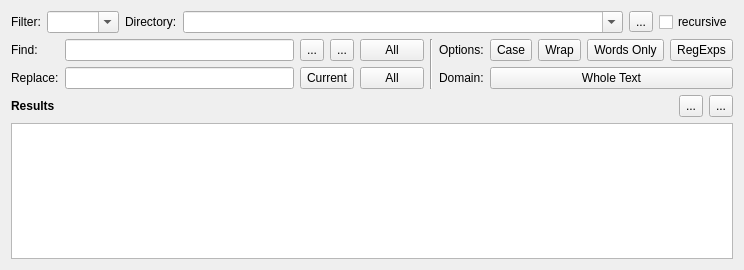
<?xml version="1.0" encoding="UTF-8"?>
<ui version="4.0">
 <class>Search</class>
 <widget class="QWidget" name="Search">
  <property name="geometry">
   <rect>
    <x>0</x>
    <y>0</y>
    <width>744</width>
    <height>270</height>
   </rect>
  </property>
  <property name="sizePolicy">
   <sizepolicy hsizetype="Preferred" vsizetype="Expanding">
    <horstretch>0</horstretch>
    <verstretch>0</verstretch>
   </sizepolicy>
  </property>
  <property name="minimumSize">
   <size>
    <width>0</width>
    <height>160</height>
   </size>
  </property>
  <property name="windowTitle">
   <string comment="windowtitle search replace">Search and Replace</string>
  </property>
  <layout class="QVBoxLayout" name="verticalLayout">
   <item>
    <layout class="QHBoxLayout" name="extensionLayout">
     <item>
      <widget class="QLabel" name="lbFilter">
       <property name="text">
        <string comment="label search file filter">Filter:</string>
       </property>
      </widget>
     </item>
     <item>
      <widget class="QComboBox" name="cbFilter">
       <property name="editable">
        <bool>true</bool>
       </property>
      </widget>
     </item>
     <item>
      <widget class="QLabel" name="lbDirectory">
       <property name="text">
        <string comment="label search directory">Directory:</string>
       </property>
      </widget>
     </item>
     <item>
      <widget class="QComboBox" name="cbDirectory">
       <property name="sizePolicy">
        <sizepolicy hsizetype="Expanding" vsizetype="Fixed">
         <horstretch>0</horstretch>
         <verstretch>0</verstretch>
        </sizepolicy>
       </property>
       <property name="editable">
        <bool>true</bool>
       </property>
      </widget>
     </item>
     <item>
      <widget class="QToolButton" name="tbDirectory">
       <property name="text">
        <string comment="button browse search directory">...</string>
       </property>
      </widget>
     </item>
     <item>
      <widget class="QCheckBox" name="cbRecursive">
       <property name="text">
        <string comment="checkbox recursive search">recursive</string>
       </property>
      </widget>
     </item>
    </layout>
   </item>
   <item>
    <layout class="QHBoxLayout" name="horizontalLayout">
     <item>
      <layout class="QGridLayout" name="gridLayout">
       <item row="0" column="0">
        <widget class="QLabel" name="label">
         <property name="minimumSize">
          <size>
           <width>0</width>
           <height>22</height>
          </size>
         </property>
         <property name="text">
          <string comment="label find">Find:</string>
         </property>
        </widget>
       </item>
       <item row="0" column="1">
        <widget class="QLineEdit" name="leFind">
         <property name="sizePolicy">
          <sizepolicy hsizetype="Expanding" vsizetype="Fixed">
           <horstretch>0</horstretch>
           <verstretch>0</verstretch>
          </sizepolicy>
         </property>
         <property name="minimumSize">
          <size>
           <width>0</width>
           <height>22</height>
          </size>
         </property>
        </widget>
       </item>
       <item row="0" column="2">
        <widget class="QToolButton" name="tbFindPrev">
         <property name="minimumSize">
          <size>
           <width>0</width>
           <height>22</height>
          </size>
         </property>
         <property name="toolTip">
          <string comment="toolTip button search back">Search back</string>
         </property>
         <property name="text">
          <string>...</string>
         </property>
         <property name="icon">
          <iconset resource="../ressources.qrc">
           <normaloff>:/images/backward.png</normaloff>:/images/backward.png</iconset>
         </property>
        </widget>
       </item>
       <item row="0" column="3">
        <widget class="QToolButton" name="tbFindNext">
         <property name="minimumSize">
          <size>
           <width>0</width>
           <height>22</height>
          </size>
         </property>
         <property name="toolTip">
          <string comment="toolTip button search forward">Search forward</string>
         </property>
         <property name="text">
          <string>...</string>
         </property>
         <property name="icon">
          <iconset resource="../ressources.qrc">
           <normaloff>:/images/forward.png</normaloff>:/images/forward.png</iconset>
         </property>
        </widget>
       </item>
       <item row="0" column="4">
        <widget class="QToolButton" name="tbSearchAll">
         <property name="sizePolicy">
          <sizepolicy hsizetype="Fixed" vsizetype="Preferred">
           <horstretch>0</horstretch>
           <verstretch>0</verstretch>
          </sizepolicy>
         </property>
         <property name="minimumSize">
          <size>
           <width>64</width>
           <height>22</height>
          </size>
         </property>
         <property name="toolTip">
          <string comment="toolTip button search all">Search all</string>
         </property>
         <property name="text">
          <string comment="button search back">All</string>
         </property>
        </widget>
       </item>
       <item row="1" column="0">
        <widget class="QLabel" name="label_2">
         <property name="minimumSize">
          <size>
           <width>0</width>
           <height>22</height>
          </size>
         </property>
         <property name="text">
          <string comment="label replace">Replace:</string>
         </property>
        </widget>
       </item>
       <item row="1" column="1">
        <widget class="QLineEdit" name="leReplace">
         <property name="sizePolicy">
          <sizepolicy hsizetype="Expanding" vsizetype="Fixed">
           <horstretch>0</horstretch>
           <verstretch>0</verstretch>
          </sizepolicy>
         </property>
         <property name="minimumSize">
          <size>
           <width>0</width>
           <height>22</height>
          </size>
         </property>
        </widget>
       </item>
       <item row="1" column="2" colspan="2">
        <widget class="QToolButton" name="tbReplace">
         <property name="sizePolicy">
          <sizepolicy hsizetype="Maximum" vsizetype="Preferred">
           <horstretch>0</horstretch>
           <verstretch>0</verstretch>
          </sizepolicy>
         </property>
         <property name="minimumSize">
          <size>
           <width>32</width>
           <height>22</height>
          </size>
         </property>
         <property name="toolTip">
          <string comment="toolTip button replace current selection">Replace current selection</string>
         </property>
         <property name="text">
          <string comment="button replace current selection">Current</string>
         </property>
        </widget>
       </item>
       <item row="1" column="4">
        <widget class="QToolButton" name="tbReplaceAll">
         <property name="sizePolicy">
          <sizepolicy hsizetype="Fixed" vsizetype="Preferred">
           <horstretch>0</horstretch>
           <verstretch>0</verstretch>
          </sizepolicy>
         </property>
         <property name="minimumSize">
          <size>
           <width>64</width>
           <height>22</height>
          </size>
         </property>
         <property name="maximumSize">
          <size>
           <width>16777215</width>
           <height>16777215</height>
          </size>
         </property>
         <property name="toolTip">
          <string comment="toolTip button replace all">Replace all</string>
         </property>
         <property name="text">
          <string comment="toolTip button replace all">All</string>
         </property>
        </widget>
       </item>
      </layout>
     </item>
     <item>
      <widget class="Line" name="line">
       <property name="orientation">
        <enum>Qt::Vertical</enum>
       </property>
      </widget>
     </item>
     <item>
      <layout class="QGridLayout" name="gridLayout_2">
       <item row="0" column="0">
        <widget class="QLabel" name="leOptions">
         <property name="sizePolicy">
          <sizepolicy hsizetype="Maximum" vsizetype="Preferred">
           <horstretch>0</horstretch>
           <verstretch>0</verstretch>
          </sizepolicy>
         </property>
         <property name="minimumSize">
          <size>
           <width>0</width>
           <height>22</height>
          </size>
         </property>
         <property name="text">
          <string comment="label options">Options:</string>
         </property>
        </widget>
       </item>
       <item row="0" column="1">
        <widget class="QToolButton" name="tbCase">
         <property name="sizePolicy">
          <sizepolicy hsizetype="Preferred" vsizetype="Maximum">
           <horstretch>0</horstretch>
           <verstretch>0</verstretch>
          </sizepolicy>
         </property>
         <property name="minimumSize">
          <size>
           <width>0</width>
           <height>22</height>
          </size>
         </property>
         <property name="toolTip">
          <string comment="tooltip button case sensitive search">Case sensitive search</string>
         </property>
         <property name="text">
          <string comment="button case sensitive search">Case</string>
         </property>
         <property name="checkable">
          <bool>true</bool>
         </property>
        </widget>
       </item>
       <item row="0" column="2">
        <widget class="QToolButton" name="tbWrap">
         <property name="sizePolicy">
          <sizepolicy hsizetype="Preferred" vsizetype="Maximum">
           <horstretch>0</horstretch>
           <verstretch>0</verstretch>
          </sizepolicy>
         </property>
         <property name="minimumSize">
          <size>
           <width>0</width>
           <height>22</height>
          </size>
         </property>
         <property name="toolTip">
          <string comment="tooltip button wrap search">Wrap search</string>
         </property>
         <property name="text">
          <string comment="button wrap search">Wrap</string>
         </property>
         <property name="checkable">
          <bool>true</bool>
         </property>
        </widget>
       </item>
       <item row="0" column="3">
        <widget class="QToolButton" name="tbWords">
         <property name="sizePolicy">
          <sizepolicy hsizetype="Preferred" vsizetype="Maximum">
           <horstretch>0</horstretch>
           <verstretch>0</verstretch>
          </sizepolicy>
         </property>
         <property name="minimumSize">
          <size>
           <width>0</width>
           <height>22</height>
          </size>
         </property>
         <property name="toolTip">
          <string comment="tooltip button search words only">Search for whole words only</string>
         </property>
         <property name="text">
          <string comment="button search words only">Words Only</string>
         </property>
         <property name="checkable">
          <bool>true</bool>
         </property>
        </widget>
       </item>
       <item row="0" column="4">
        <widget class="QToolButton" name="tbRegExp">
         <property name="sizePolicy">
          <sizepolicy hsizetype="Preferred" vsizetype="Maximum">
           <horstretch>0</horstretch>
           <verstretch>0</verstretch>
          </sizepolicy>
         </property>
         <property name="minimumSize">
          <size>
           <width>0</width>
           <height>22</height>
          </size>
         </property>
         <property name="toolTip">
          <string comment="tooltip button search regexps">Search with regular expressions</string>
         </property>
         <property name="text">
          <string comment="button search regexps">RegExps</string>
         </property>
         <property name="checkable">
          <bool>true</bool>
         </property>
        </widget>
       </item>
       <item row="1" column="0">
        <widget class="QLabel" name="label_4">
         <property name="sizePolicy">
          <sizepolicy hsizetype="Maximum" vsizetype="Maximum">
           <horstretch>0</horstretch>
           <verstretch>0</verstretch>
          </sizepolicy>
         </property>
         <property name="minimumSize">
          <size>
           <width>0</width>
           <height>22</height>
          </size>
         </property>
         <property name="text">
          <string comment="label search domain">Domain:</string>
         </property>
        </widget>
       </item>
       <item row="1" column="1" colspan="4">
        <widget class="QToolButton" name="tbDomain">
         <property name="sizePolicy">
          <sizepolicy hsizetype="Preferred" vsizetype="Maximum">
           <horstretch>0</horstretch>
           <verstretch>0</verstretch>
          </sizepolicy>
         </property>
         <property name="minimumSize">
          <size>
           <width>100</width>
           <height>22</height>
          </size>
         </property>
         <property name="toolTip">
          <string comment="tooltip button domain search">Scope of the search</string>
         </property>
         <property name="text">
          <string comment="button button domain search">Whole Text</string>
         </property>
         <property name="popupMode">
          <enum>QToolButton::InstantPopup</enum>
         </property>
         <property name="autoRaise">
          <bool>false</bool>
         </property>
        </widget>
       </item>
      </layout>
     </item>
    </layout>
   </item>
   <item>
    <layout class="QHBoxLayout" name="horizontalLayout_2">
     <item>
      <widget class="QLabel" name="resultLabel">
       <property name="sizePolicy">
        <sizepolicy hsizetype="Preferred" vsizetype="Maximum">
         <horstretch>0</horstretch>
         <verstretch>0</verstretch>
        </sizepolicy>
       </property>
       <property name="font">
        <font>
         <weight>75</weight>
         <bold>true</bold>
        </font>
       </property>
       <property name="frameShape">
        <enum>QFrame::NoFrame</enum>
       </property>
       <property name="text">
        <string comment="search results">Results</string>
       </property>
      </widget>
     </item>
     <item>
      <widget class="QToolButton" name="tbCollapseResult">
       <property name="minimumSize">
        <size>
         <width>0</width>
         <height>22</height>
        </size>
       </property>
       <property name="toolTip">
        <string comment="tooltip button fold/unfold search result">Fold/Unfold results</string>
       </property>
       <property name="text">
        <string>...</string>
       </property>
       <property name="icon">
        <iconset resource="../ressources.qrc">
         <normaloff>:/images/collapse.png</normaloff>:/images/collapse.png</iconset>
       </property>
      </widget>
     </item>
     <item>
      <widget class="QToolButton" name="tbClearResult">
       <property name="minimumSize">
        <size>
         <width>0</width>
         <height>22</height>
        </size>
       </property>
       <property name="toolTip">
        <string comment="tooltip button clear search result">Clear all results</string>
       </property>
       <property name="text">
        <string>...</string>
       </property>
       <property name="icon">
        <iconset resource="../ressources.qrc">
         <normaloff>:/images/trashcan_empty.png</normaloff>:/images/trashcan_empty.png</iconset>
       </property>
      </widget>
     </item>
    </layout>
   </item>
   <item>
    <widget class="QTreeWidget" name="twResults">
     <property name="alternatingRowColors">
      <bool>true</bool>
     </property>
     <property name="animated">
      <bool>true</bool>
     </property>
     <property name="headerHidden">
      <bool>true</bool>
     </property>
     <property name="columnCount">
      <number>2</number>
     </property>
     <column>
      <property name="text">
       <string notr="true">1</string>
      </property>
     </column>
     <column>
      <property name="text">
       <string notr="true">2</string>
      </property>
     </column>
    </widget>
   </item>
  </layout>
 </widget>
 <tabstops>
  <tabstop>leFind</tabstop>
  <tabstop>leReplace</tabstop>
  <tabstop>tbFindPrev</tabstop>
  <tabstop>tbFindNext</tabstop>
  <tabstop>tbReplace</tabstop>
  <tabstop>tbSearchAll</tabstop>
  <tabstop>tbReplaceAll</tabstop>
  <tabstop>tbCase</tabstop>
  <tabstop>tbWrap</tabstop>
  <tabstop>tbWords</tabstop>
  <tabstop>tbRegExp</tabstop>
  <tabstop>tbDomain</tabstop>
  <tabstop>cbFilter</tabstop>
  <tabstop>cbDirectory</tabstop>
  <tabstop>tbDirectory</tabstop>
  <tabstop>cbRecursive</tabstop>
  <tabstop>tbCollapseResult</tabstop>
  <tabstop>tbClearResult</tabstop>
  <tabstop>twResults</tabstop>
 </tabstops>
 <resources>
  <include location="../ressources.qrc"/>
 </resources>
 <connections>
  <connection>
   <sender>leFind</sender>
   <signal>returnPressed()</signal>
   <receiver>tbSearchAll</receiver>
   <slot>click()</slot>
   <hints>
    <hint type="sourcelabel">
     <x>150</x>
     <y>19</y>
    </hint>
    <hint type="destinationlabel">
     <x>284</x>
     <y>21</y>
    </hint>
   </hints>
  </connection>
  <connection>
   <sender>leReplace</sender>
   <signal>returnPressed()</signal>
   <receiver>tbReplaceAll</receiver>
   <slot>click()</slot>
   <hints>
    <hint type="sourcelabel">
     <x>166</x>
     <y>56</y>
    </hint>
    <hint type="destinationlabel">
     <x>295</x>
     <y>49</y>
    </hint>
   </hints>
  </connection>
  <connection>
   <sender>tbClearResult</sender>
   <signal>clicked()</signal>
   <receiver>twResults</receiver>
   <slot>clear()</slot>
   <hints>
    <hint type="sourcelabel">
     <x>722</x>
     <y>106</y>
    </hint>
    <hint type="destinationlabel">
     <x>371</x>
     <y>192</y>
    </hint>
   </hints>
  </connection>
 </connections>
</ui>
